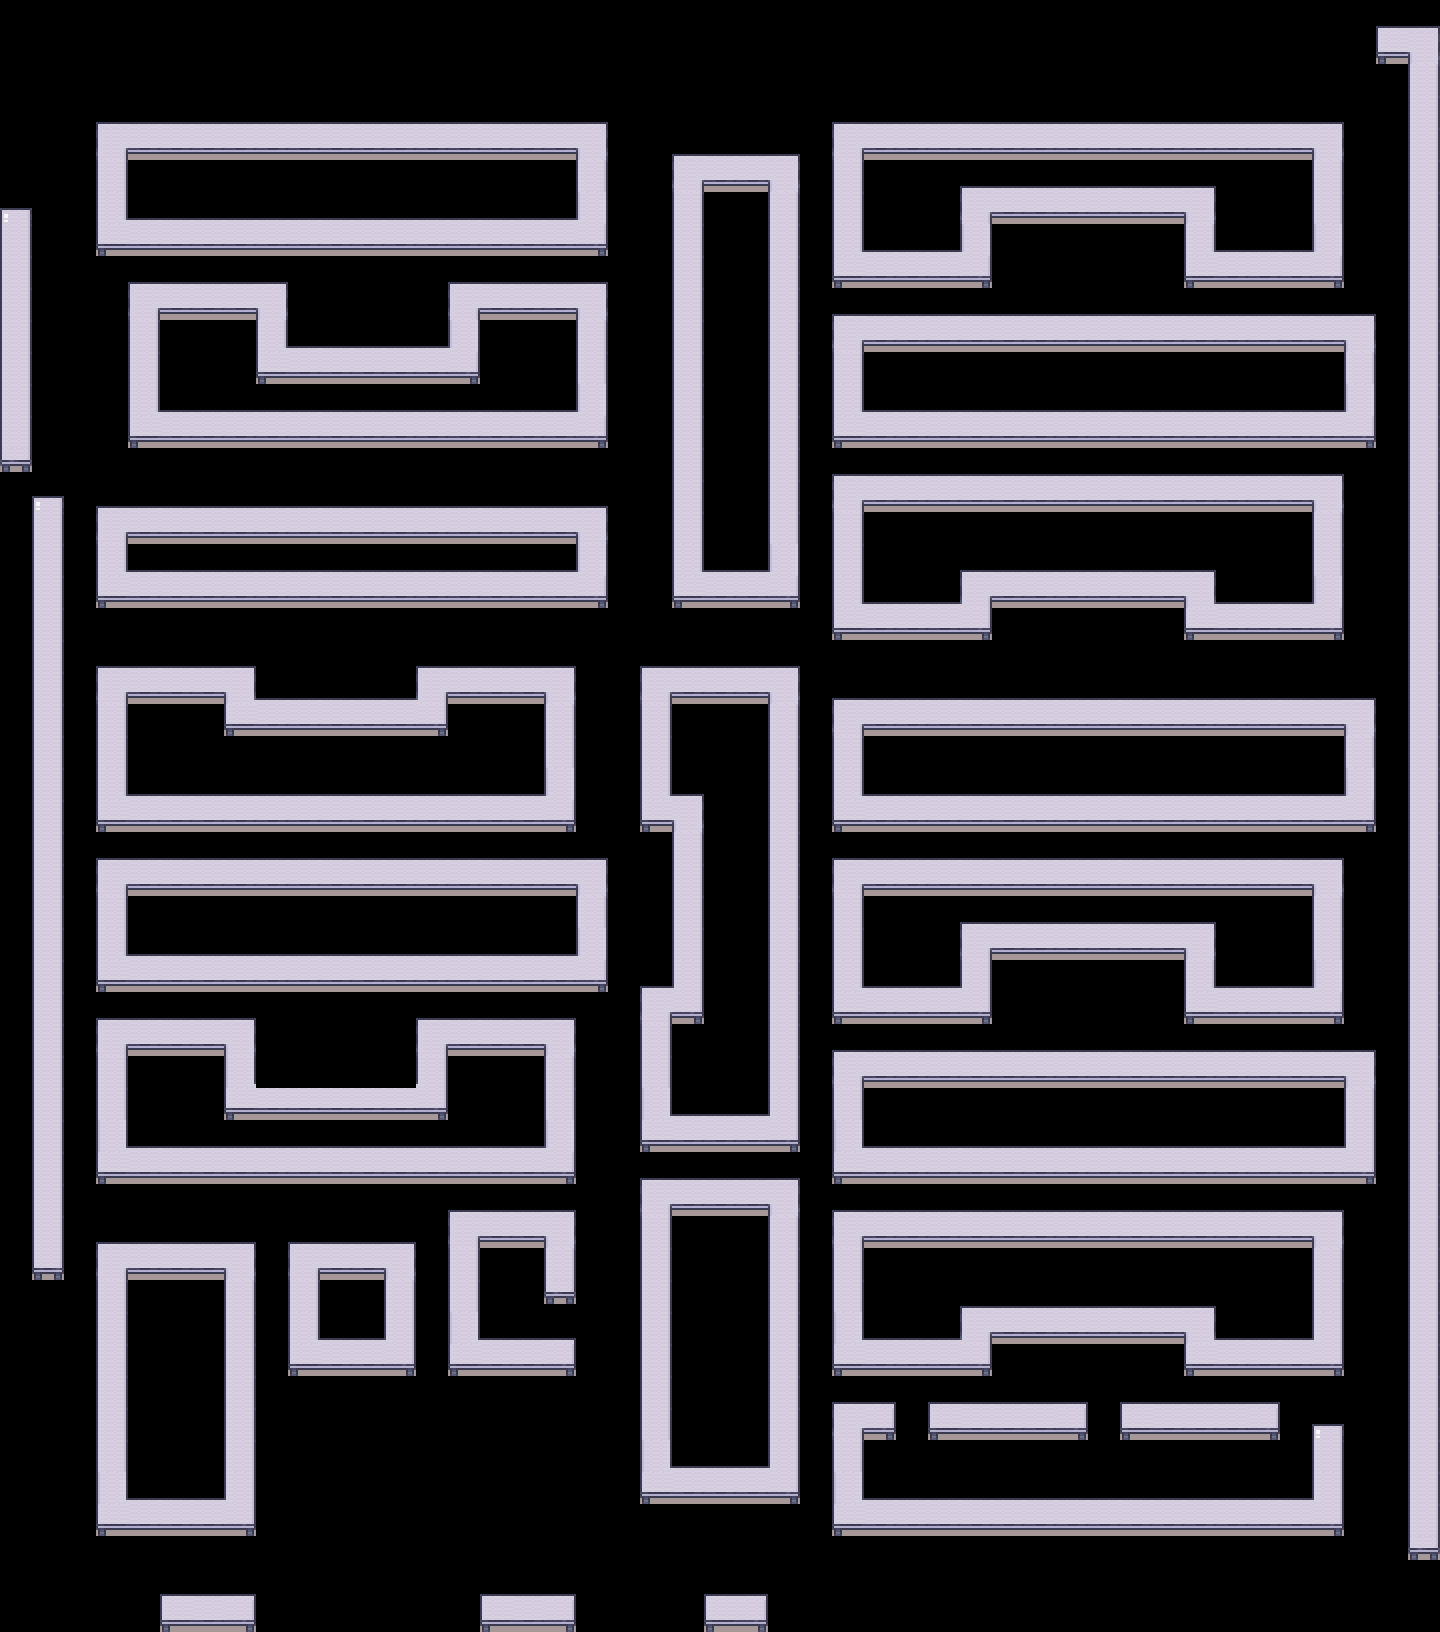

Below is a game level as drawn by its tile map, then a one-line description and the .tmx that defines it (tile-layer data replaced by summaries):
An orthogonal 45x51 tile map with 32x32 px tiles, 3 tile layers (Floor, TableBases, TableTops) and 124 objects (21x rect, 21x npc 3, 21x npc 2, 21x npc 1, 20x npc 4, ...).

<map version="1.10" tiledversion="1.11.2" orientation="orthogonal" renderorder="right-down" width="45" height="51" tilewidth="32" tileheight="32" infinite="0" nextlayerid="35" nextobjectid="171">
 <tileset firstgid="1" source="vcf_custom_tileset.tsx" />
 <layer id="4" name="Floor" width="45" height="51">
  <data>[2295 cells, 0 non-empty, 0 distinct tile ids]</data>
 </layer>
 <layer id="1" name="TableBases" width="45" height="51" locked="1">
  <data>[2295 cells, 773 non-empty, 11 distinct tile ids]</data>
 </layer>
 <objectgroup id="5" name="Player" visible="0">
  <object id="1" name="player" x="32" y="1536" width="1372" height="64">
   <properties>
    <property name="group" value="Player" />
    <property name="type" value="player" />
   </properties>
  </object>
 </objectgroup>
 <objectgroup id="11" name="W" visible="0">
  <object id="25" name="rect" x="317.5" y="1273" width="68" height="71">
   <properties>
    <property name="group" value="W" />
    <property name="type" value="npc" />
   </properties>
  </object>
  <object id="27" name="npc 4" x="321" y="1313">
   <properties>
    <property name="group" value="W" />
   </properties>
   <point />
  </object>
  <object id="28" name="npc 3" x="364" y="1342.5">
   <properties>
    <property name="group" value="W" />
   </properties>
   <point />
  </object>
  <object id="29" name="npc 2" x="379" y="1302">
   <properties>
    <property name="group" value="W" />
   </properties>
   <point />
  </object>
  <object id="30" name="npc 1" x="331" y="1278.5">
   <properties>
    <property name="group" value="W" />
   </properties>
   <point />
  </object>
 </objectgroup>
 <objectgroup id="12" name="V" visible="0">
  <object id="31" name="rect" x="476" y="1241" width="70" height="103">
   <properties>
    <property name="group" value="V" />
    <property name="type" value="npc" />
   </properties>
  </object>
  <object id="34" name="npc 3" x="490" y="1278">
   <properties>
    <property name="group" value="V" />
   </properties>
   <point />
  </object>
  <object id="35" name="npc 2" x="486" y="1342">
   <properties>
    <property name="group" value="V" />
   </properties>
   <point />
  </object>
  <object id="36" name="npc 1" x="528" y="1251">
   <properties>
    <property name="group" value="V" />
   </properties>
   <point />
  </object>
 </objectgroup>
 <objectgroup id="13" name="U" visible="0">
  <object id="37" name="rect" x="862.546" y="1434" width="449.907" height="69">
   <properties>
    <property name="group" value="U" />
    <property name="type" value="npc" />
   </properties>
  </object>
  <object id="38" name="npc 5" x="1236.79" y="1500.76">
   <properties>
    <property name="group" value="U" />
   </properties>
   <point />
  </object>
  <object id="39" name="npc 4" x="1062.79" y="1501.43">
   <properties>
    <property name="group" value="U" />
   </properties>
   <point />
  </object>
  <object id="40" name="npc 3" x="1213.45" y="1440.76">
   <properties>
    <property name="group" value="U" />
   </properties>
   <point />
  </object>
  <object id="41" name="npc 2" x="1044.12" y="1442.76">
   <properties>
    <property name="group" value="U" />
   </properties>
   <point />
  </object>
  <object id="42" name="npc 1" x="864.787" y="1472.09">
   <properties>
    <property name="group" value="U" />
   </properties>
   <point />
  </object>
 </objectgroup>
 <objectgroup id="14" name="T" visible="0">
  <object id="43" name="rect" x="863" y="1243" width="449" height="100">
   <properties>
    <property name="group" value="T" />
    <property name="type" value="npc" />
   </properties>
  </object>
  <object id="44" name="npc 5" x="1105" y="1256">
   <properties>
    <property name="group" value="T" />
   </properties>
   <point />
  </object>
  <object id="45" name="npc 4" x="1285" y="1253">
   <properties>
    <property name="group" value="T" />
   </properties>
   <point />
  </object>
  <object id="46" name="npc 3" x="935" y="1250">
   <properties>
    <property name="group" value="T" />
   </properties>
   <point />
  </object>
  <object id="47" name="npc 2" x="1288" y="1340">
   <properties>
    <property name="group" value="T" />
   </properties>
   <point />
  </object>
  <object id="48" name="npc 1" x="874" y="1341">
   <properties>
    <property name="group" value="T" />
   </properties>
   <point />
  </object>
 </objectgroup>
 <objectgroup id="15" name="S" visible="0">
  <object id="49" name="rect" x="863.667" y="1082.33" width="481.667" height="69">
   <properties>
    <property name="group" value="S" />
    <property name="type" value="npc" />
   </properties>
  </object>
  <object id="50" name="npc 5" x="1119.67" y="1131.33">
   <properties>
    <property name="group" value="S" />
   </properties>
   <point />
  </object>
  <object id="51" name="npc 4" x="1119.67" y="1131.33">
   <properties>
    <property name="group" value="S" />
   </properties>
   <point />
  </object>
  <object id="52" name="npc 3" x="1119.67" y="1131.33">
   <properties>
    <property name="group" value="S" />
   </properties>
   <point />
  </object>
  <object id="53" name="npc 2" x="1119.67" y="1131.33">
   <properties>
    <property name="group" value="S" />
   </properties>
   <point />
  </object>
  <object id="54" name="npc 1" x="1119.67" y="1131.33">
   <properties>
    <property name="group" value="S" />
   </properties>
   <point />
  </object>
 </objectgroup>
 <objectgroup id="16" name="R" visible="0">
  <object id="55" name="rect" x="863.667" y="890.333" width="447" height="101">
   <properties>
    <property name="group" value="R" />
    <property name="type" value="npc" />
   </properties>
  </object>
  <object id="56" name="npc 5" x="1187.67" y="907.333">
   <properties>
    <property name="group" value="R" />
   </properties>
   <point />
  </object>
  <object id="57" name="npc 4" x="1307.67" y="936.667">
   <properties>
    <property name="group" value="R" />
   </properties>
   <point />
  </object>
  <object id="58" name="npc 3" x="923.667" y="908.667">
   <properties>
    <property name="group" value="R" />
   </properties>
   <point />
  </object>
  <object id="59" name="npc 2" x="1262.33" y="987.333">
   <properties>
    <property name="group" value="R" />
   </properties>
   <point />
  </object>
  <object id="60" name="npc 1" x="885" y="991.333">
   <properties>
    <property name="group" value="R" />
   </properties>
   <point />
  </object>
 </objectgroup>
 <objectgroup id="18" name="P" visible="0">
  <!-- 90 objects omitted --></objectgroup>
 <objectgroup id="20" name="N" visible="0">
  <!-- 84 objects omitted --></objectgroup>
 <objectgroup id="21" name="M" visible="0">
  <!-- 78 objects omitted --></objectgroup>
 <objectgroup id="22" name="L" visible="0">
  <!-- 72 objects omitted --></objectgroup>
 <objectgroup id="23" name="K" visible="0">
  <!-- 66 objects omitted --></objectgroup>
 <objectgroup id="24" name="J" visible="0">
  <!-- 60 objects omitted --></objectgroup>
 <objectgroup id="25" name="I" visible="0">
  <!-- 54 objects omitted --></objectgroup>
 <objectgroup id="26" name="H" visible="0">
  <!-- 48 objects omitted --></objectgroup>
 <objectgroup id="27" name="G" visible="0">
  <!-- 42 objects omitted --></objectgroup>
 <objectgroup id="28" name="F" visible="0">
  <!-- 36 objects omitted --></objectgroup>
 <objectgroup id="29" name="E" visible="0">
  <!-- 30 objects omitted --></objectgroup>
 <objectgroup id="30" name="D" visible="0">
  <!-- 24 objects omitted --></objectgroup>
 <objectgroup id="31" name="C" visible="0">
  <!-- 18 objects omitted --></objectgroup>
 <objectgroup id="32" name="B" visible="0">
  <!-- 12 objects omitted --></objectgroup>
 <objectgroup id="33" name="A" visible="0">
  <!-- 6 objects omitted --></objectgroup>
 <layer id="3" name="TableTops" width="45" height="51">
  <data>[2295 cells, 464 non-empty, 3 distinct tile ids]</data>
 </layer>
</map>
<!-- 90 of 124 objects omitted -->